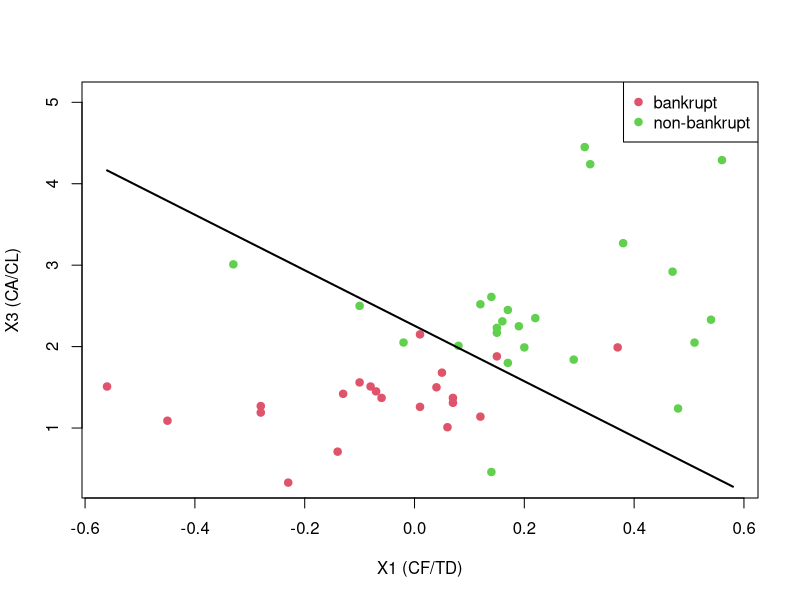
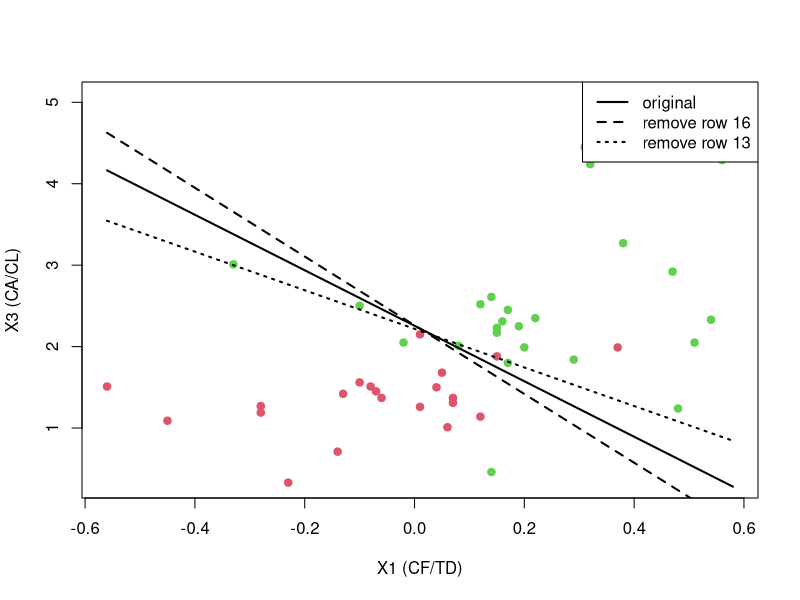

These figures' R source, in order:
#HW6 exercises on discrimination and classification

#1-1
setosa <- data.frame(
  SL = c(
    5.1,4.9,4.7,4.6,5.0,5.4,4.6,5.0,4.4,4.9,
    5.4,4.8,4.8,4.3,5.8,5.7,5.4,5.1,5.7,5.1,
    5.4,5.1,4.6,5.1,4.8,5.0,5.0,5.2,5.2,4.7,
    4.8,5.4,5.2,5.5,4.9,5.0,5.5,4.9,4.4,5.1,
    5.0,4.5,4.4,5.0,5.1,4.8,5.1,4.6,5.3,5.0
  ),
  SW = c(
    3.5,3.0,3.2,3.1,3.6,3.9,3.4,3.4,2.9,3.1,
    3.7,3.4,3.0,3.0,4.0,4.4,3.9,3.5,3.8,3.8,
    3.4,3.7,3.6,3.3,3.4,3.0,3.4,3.5,3.4,3.2,
    3.1,3.4,4.1,4.2,3.1,3.2,3.5,3.6,3.0,3.4,
    3.5,2.3,3.2,3.5,3.8,3.0,3.8,3.2,3.7,3.3
  ),
  PL = c(
    1.4,1.4,1.3,1.5,1.4,1.7,1.4,1.5,1.4,1.5,
    1.5,1.6,1.4,1.1,1.2,1.5,1.3,1.4,1.7,1.5,
    1.7,1.5,1.0,1.7,1.9,1.6,1.6,1.5,1.4,1.6,
    1.6,1.5,1.5,1.4,1.5,1.2,1.3,1.4,1.3,1.5,
    1.3,1.3,1.3,1.6,1.9,1.4,1.6,1.4,1.5,1.4
  ),
  PW = c(
    0.2,0.2,0.2,0.2,0.2,0.4,0.3,0.2,0.2,0.1,
    0.2,0.2,0.1,0.1,0.2,0.4,0.4,0.3,0.3,0.3,
    0.2,0.4,0.2,0.5,0.2,0.2,0.4,0.2,0.2,0.2,
    0.2,0.4,0.1,0.2,0.2,0.2,0.2,0.1,0.2,0.2,
    0.2,0.3,0.2,0.6,0.4,0.3,0.2,0.2,0.2,0.2
  ),
  cla = factor(rep(1,50))
)

versicolor <- data.frame(
  SL = c(
    7.0,6.4,6.9,5.5,6.5,5.7,6.3,4.9,6.6,5.2,
    5.0,5.9,6.0,6.1,5.6,6.7,5.6,5.8,6.2,5.6,
    5.9,6.1,6.3,6.1,6.4,6.6,6.8,6.7,6.0,5.7,
    5.5,5.5,5.8,6.0,5.4,6.0,6.7,6.3,5.6,5.5,
    5.5,6.1,5.8,5.0,5.6,5.7,5.7,6.2,5.1,5.7
  ),
  SW = c(
    3.2,3.2,3.1,2.3,2.8,2.8,3.3,2.4,2.9,2.7,
    2.0,3.0,2.2,2.9,2.9,3.1,3.0,2.7,2.2,2.5,
    3.2,2.8,2.5,2.8,2.9,3.0,2.8,3.0,2.9,2.6,
    2.4,2.4,2.7,2.7,3.0,3.4,3.1,2.3,3.0,2.5,
    2.6,3.0,2.6,2.3,2.7,3.0,2.9,2.9,2.5,2.8
  ),
  PL = c(
    4.7,4.5,4.9,4.0,4.6,4.5,4.7,3.3,4.6,3.9,
    3.5,4.2,4.0,4.7,3.6,4.4,4.5,4.1,4.5,3.9,
    4.8,4.0,4.9,4.7,4.3,4.4,4.8,5.0,4.5,3.5,
    3.8,3.7,3.9,5.1,4.5,4.5,4.7,4.4,4.1,4.0,
    4.4,4.6,4.0,3.3,4.2,4.2,4.2,4.3,3.0,4.1
  ),
  PW = c(
    1.4,1.5,1.5,1.3,1.5,1.3,1.6,1.0,1.3,1.4,
    1.0,1.5,1.0,1.4,1.3,1.4,1.5,1.0,1.5,1.1,
    1.8,1.3,1.5,1.2,1.3,1.4,1.4,1.7,1.5,1.0,
    1.1,1.0,1.2,1.6,1.5,1.6,1.5,1.3,1.3,1.3,
    1.2,1.4,1.2,1.0,1.3,1.2,1.3,1.3,1.1,1.3
  ),
  cla = factor(rep(2,50))
)

virginica <- data.frame(
  SL = c(
    6.3,5.8,7.1,6.3,6.5,7.6,4.9,7.3,6.7,7.2,
    6.5,6.4,6.8,5.7,5.8,6.4,6.5,7.7,7.7,6.0,
    6.9,5.6,7.7,6.3,6.7,7.2,6.2,6.1,6.4,7.2,
    7.4,7.9,6.4,6.3,6.1,7.7,6.3,6.4,6.0,6.9,
    6.7,6.9,5.8,6.8,6.7,6.7,6.3,6.5,6.2,5.9
  ),
  SW = c(
    3.3,2.7,3.0,2.9,3.0,3.0,2.5,2.9,2.5,3.6,
    3.2,2.7,3.0,2.5,2.8,2.7,3.0,2.6,3.8,2.2,
    3.2,2.8,2.8,2.7,3.3,3.2,2.8,3.0,2.8,3.0,
    2.8,3.8,2.8,2.8,2.6,3.0,2.5,2.8,3.0,3.1,
    3.1,3.1,2.7,3.2,3.3,3.0,2.5,3.0,3.4,3.0
  ),
  PL = c(
    6.0,5.1,5.9,5.6,5.8,6.6,4.5,6.3,5.8,6.1,
    5.1,5.3,5.5,5.0,5.1,5.3,5.5,6.7,6.9,5.0,
    5.7,4.9,6.7,4.9,5.7,6.0,4.8,4.9,5.6,5.8,
    6.1,6.4,5.6,5.1,5.6,6.1,5.0,5.2,4.8,5.4,
    5.6,5.1,5.1,5.9,5.7,5.2,5.0,5.2,5.4,5.1
  ),
  PW = c(
    2.5,1.9,2.1,1.8,2.2,2.1,1.7,1.8,1.8,2.5,
    2.0,1.9,2.1,2.0,2.4,1.9,1.8,2.2,2.3,1.5,
    2.3,2.0,2.0,1.8,2.1,1.8,1.8,1.8,2.1,1.6,
    1.9,2.0,2.2,1.5,1.4,2.3,1.9,2.0,1.8,2.1,
    2.4,2.3,1.9,2.3,2.5,2.3,1.9,2.0,2.3,1.8
  ),
  cla = factor(rep(3,50))
)

irises <- rbind(setosa, versicolor, virginica)
str(irises)

library(MASS)

# LDA
ld_iri <- lda(cla ~ SL+SW+PL+PW, data=irises)
ld_iri

# QDA
qd_iri <- qda(cla ~ SL+SW+PL+PW, data=irises)
qd_iri

#1-2
new <- data.frame(SL=6.0, SW=2.5, PL=4.0, PW=1.1)
predict(ld_iri, new)$class

#2-1
# ===============================
# Table 11.4 Bankruptcy Data
# ===============================

bank <- data.frame(
  X1 = c(
    -0.45,-0.56, 0.06,-0.07,-0.10,-0.14, 0.04,-0.06, 0.07,-0.13,
    -0.23, 0.07, 0.01,-0.28, 0.15, 0.37,-0.08, 0.05, 0.01, 0.12,-0.28,
     0.51, 0.08, 0.38, 0.19, 0.32, 0.31, 0.12,-0.02, 0.22, 0.17,
     0.15,-0.10, 0.14, 0.14, 0.15, 0.16, 0.29, 0.54,-0.33, 0.48,
     0.56, 0.20, 0.47, 0.17, 0.58
  ),

  X3 = c(
    1.09,1.51,1.01,1.45,1.56,0.71,1.50,1.37,1.37,1.42,
    0.33,1.31,2.15,1.19,1.88,1.99,1.51,1.68,1.26,1.14,1.27,
    2.049,2.01,3.27,2.25,4.24,4.45,2.52,2.05,2.35,1.80,
    2.17,2.50,0.46,2.61,2.23,2.31,1.84,2.33,3.01,1.24,
    4.29,1.99,2.92,2.45,5.06
  ),

  group = factor(c(
    rep(0,21),  # bankrupt
    rep(1,25)   # non-bankrupt
  ))
)

# 집단 평균
xbar <- aggregate(cbind(X1, X3) ~ group, bank, mean)

xbar1 <- as.matrix(xbar[1, 2:3])  # π1: bankrupt
xbar2 <- as.matrix(xbar[2, 2:3])  # π2: non-bankrupt

xbar1 <- t(xbar1)   
xbar2 <- t(xbar2)
# 공분산
S1 <- cov(bank[bank$group == 0, c("X1","X3")])
S2 <- cov(bank[bank$group == 1, c("X1","X3")])

n1 <- sum(bank$group == 0)
n2 <- sum(bank$group == 1)

Spooled <- ((n1-1)*S1 + (n2-1)*S2)/(n1+n2-2)



# Fisher 계수 a = S_pooled^{-1}(x̄1 − x̄2)
a <- solve(Spooled) %*% (xbar1 - xbar2)
a

MD1 <- mahalanobis(bank[,c("X1","X3")], xbar1, Spooled)
MD2 <- mahalanobis(bank[,c("X1","X3")], xbar2, Spooled)

pred <- ifelse(MD1 < MD2, 0, 1)

table(bank$group, pred)

APER <- mean(pred != bank$group)
APER

# 절편 m̂
mhat <- 0.5 * as.numeric(t(a) %*% (xbar1 + xbar2))
mhat

# scatter
plot(bank$X1, bank$X3,
     col=as.numeric(bank$group)+1, pch=19,
     xlab="X1 (CF/TD)", ylab="X3 (CA/CL)")

# 판별직선
xseq <- seq(min(bank$X1), max(bank$X1), length=100)
yseq <- (mhat - a[1]*xseq)/a[2]
lines(xseq, yseq, lwd=2)

legend("topright",
       legend=c("bankrupt","non-bankrupt"),
       col=c(2,3), pch=19)

#2-2-1
# bankrupt row 16 제거
bank_m16 <- bank[-16, ]

# 집단 평균
xbar_m16 <- aggregate(cbind(X1, X3) ~ group, bank_m16, mean)

xbar1_m16 <- t(as.matrix(xbar_m16[1,2:3]))  # bankrupt
xbar2_m16 <- t(as.matrix(xbar_m16[2,2:3]))  # non-bankrupt

# 공분산
S1_m16 <- cov(bank_m16[bank_m16$group==0, c("X1","X3")])
S2_m16 <- cov(bank_m16[bank_m16$group==1, c("X1","X3")])

n1 <- sum(bank_m16$group==0)
n2 <- sum(bank_m16$group==1)

Spooled_m16 <- ((n1-1)*S1_m16 + (n2-1)*S2_m16)/(n1+n2-2)

# Fisher 계수
a_m16 <- solve(Spooled_m16) %*% (xbar1_m16 - xbar2_m16)

# 절편
mhat_m16 <- 0.5 * as.numeric(t(a_m16) %*% (xbar1_m16 + xbar2_m16))

# 분류 + APER
MD1_m16 <- mahalanobis(bank_m16[,c("X1","X3")], xbar1_m16, Spooled_m16)
MD2_m16 <- mahalanobis(bank_m16[,c("X1","X3")], xbar2_m16, Spooled_m16)

pred_m16 <- ifelse(MD1_m16 < MD2_m16, 0, 1)
APER_m16 <- mean(pred_m16 != bank_m16$group)

a_m16
mhat_m16
APER_m16

# non-bankrupt row 13 제거
bank_m13 <- bank[-(21+13), ]

# 집단 평균
xbar_m13 <- aggregate(cbind(X1, X3) ~ group, bank_m13, mean)

xbar1_m13 <- t(as.matrix(xbar_m13[1,2:3]))
xbar2_m13 <- t(as.matrix(xbar_m13[2,2:3]))

# 공분산
S1_m13 <- cov(bank_m13[bank_m13$group==0, c("X1","X3")])
S2_m13 <- cov(bank_m13[bank_m13$group==1, c("X1","X3")])

n1 <- sum(bank_m13$group==0)
n2 <- sum(bank_m13$group==1)

Spooled_m13 <- ((n1-1)*S1_m13 + (n2-1)*S2_m13)/(n1+n2-2)

# Fisher 계수
a_m13 <- solve(Spooled_m13) %*% (xbar1_m13 - xbar2_m13)

# 절편
mhat_m13 <- 0.5 * as.numeric(t(a_m13) %*% (xbar1_m13 + xbar2_m13))

# 분류 + APER
MD1_m13 <- mahalanobis(bank_m13[,c("X1","X3")], xbar1_m13, Spooled_m13)
MD2_m13 <- mahalanobis(bank_m13[,c("X1","X3")], xbar2_m13, Spooled_m13)

pred_m13 <- ifelse(MD1_m13 < MD2_m13, 0, 1)
APER_m13 <- mean(pred_m13 != bank_m13$group)

a_m13
mhat_m13
APER_m13

plot(bank$X1, bank$X3,
     col=as.numeric(bank$group)+1, pch=19,
     xlab="X1 (CF/TD)", ylab="X3 (CA/CL)")

xseq <- seq(min(bank$X1), max(bank$X1), length=100)

# 원래
y0 <- (mhat - a[1]*xseq)/a[2]
lines(xseq, y0, lwd=2)

# row 16 제거
y16 <- (mhat_m16 - a_m16[1]*xseq)/a_m16[2]
lines(xseq, y16, lwd=2, lty=2)

# row 13 제거
y13 <- (mhat_m13 - a_m13[1]*xseq)/a_m13[2]
lines(xseq, y13, lwd=2, lty=3)

legend("topright",
       legend=c("original","remove row 16","remove row 13"),
       lwd=2, lty=c(1,2,3))
